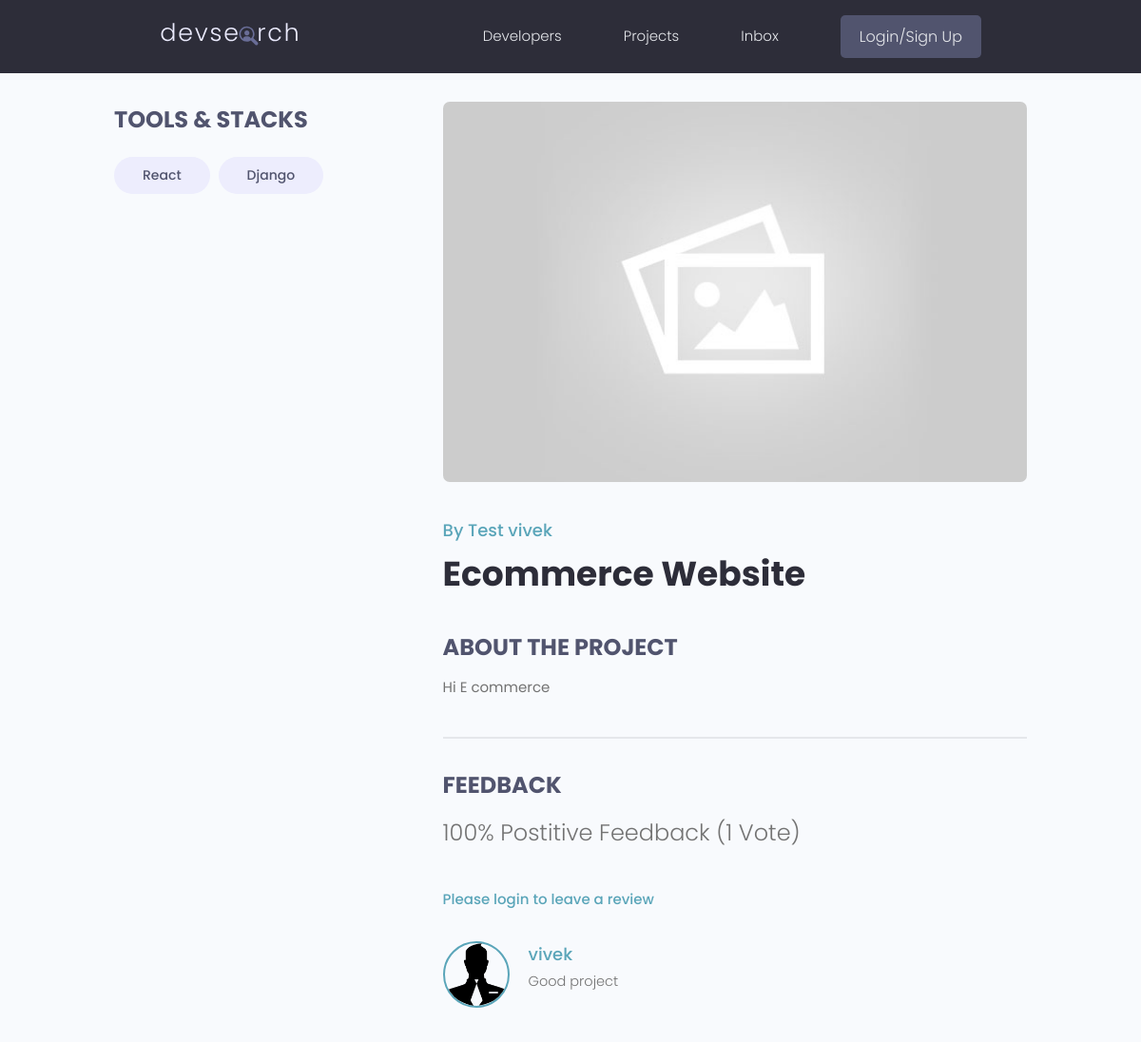
The app's page /projects/project_detail/589ab6b6-e649-4490-bc71-9cc21cc7b594, older data.
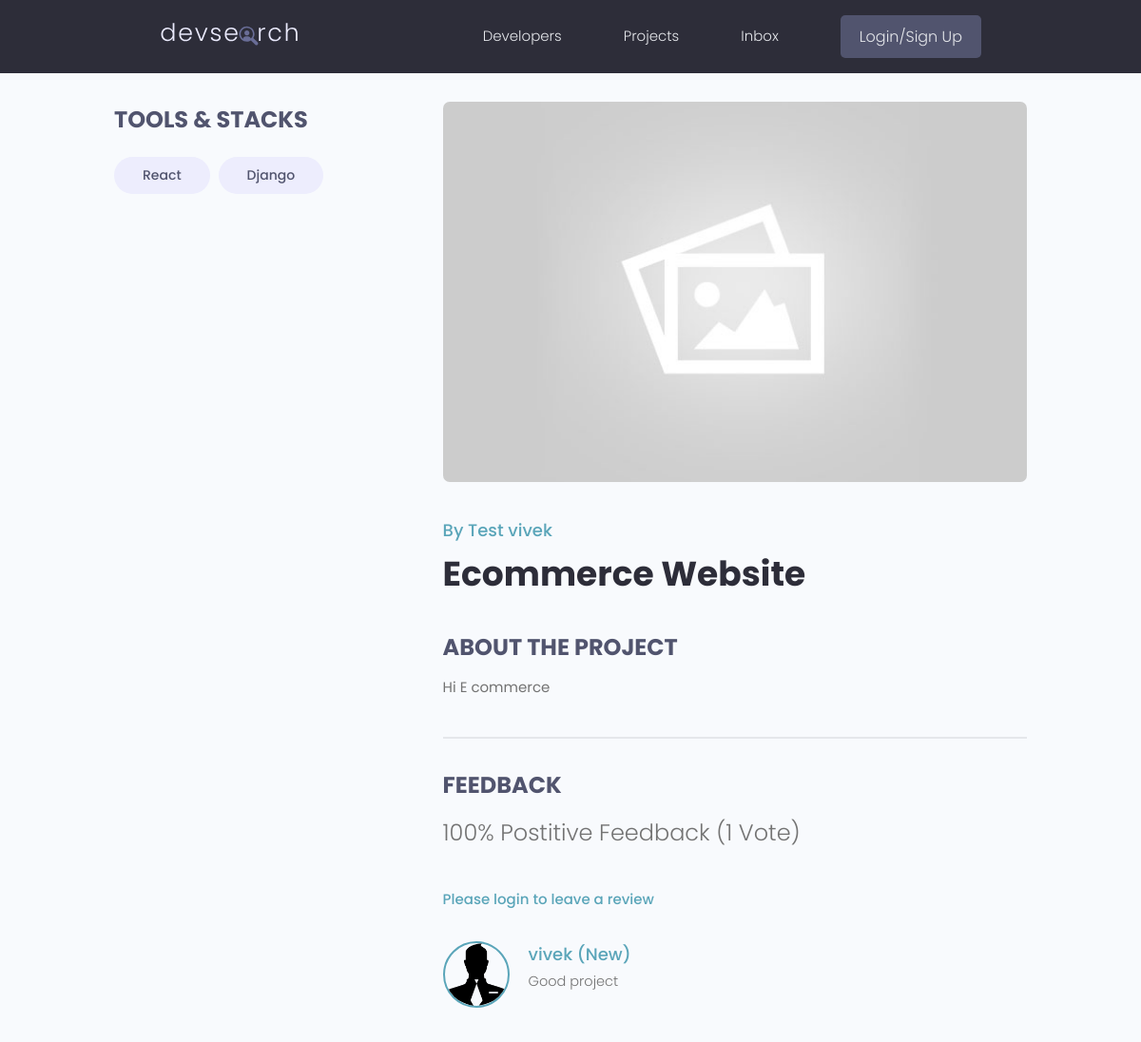
The same page, newer data.
### projects/models.py (models this page shows, shortened)
class Review(models.Model):
    VOTE_TYPE = (
        ('up', 'Up Vote'),
        ('down', 'Down Vote'),
    )
    owner = models.ForeignKey(Profile, on_delete=models.CASCADE, null=True, blank=True)
    project = models.ForeignKey(Project, on_delete=models.CASCADE)
    body = models.TextField(null=True, blank=True)
    value = models.CharField(max_length=200, choices=VOTE_TYPE)
    created = models.DateTimeField(auto_now_add=True)
    id = models.UUIDField(default=uuid.uuid4, unique=True, primary_key=True,editable=False)
    class Meta:
        unique_together = [['owner','project']]

### users/models.py (models this page shows, shortened)
class Profile(models.Model):
    user = models.OneToOneField(User, on_delete=models.CASCADE, null= True,blank=True)
    name = models.CharField(max_length=200,blank=True,null=True)
    email = models.EmailField(max_length=500,blank=True,null=True)
    username = models.CharField(max_length=200, blank=True, null=True)
    location = models.CharField(max_length=200,blank=True,null=True)
    short_intro = models.CharField(max_length=200,blank=True,null=True)
    bio = models.TextField(blank=True,null=True)
    profile_image = models.ImageField(null=True,blank=True,upload_to='profiles/', default="profiles/user-default.png")
    social_github = models.CharField(max_length=200,blank=True,null=True)
    social_stackoverflow = models.CharField(max_length=200,blank=True,null=True)
    social_twitter = models.CharField(max_length=200,blank=True,null=True)
    social_linkedin = models.CharField(max_length=200,blank=True,null=True)
    social_youtube = models.CharField(max_length=200,blank=True,null=True)
    social_instagram = models.CharField(max_length=200,blank=True,null=True)
    social_facebook = models.CharField(max_length=200,blank=True,null=True)
    social_snapchat = models.CharField(max_length=200,blank=True,null=True)
    social_website = models.CharField(max_length=200,blank=True,null=True)
    created = models.DateTimeField(auto_now_add=True)
    id = models.UUIDField(default=uuid.uuid4, unique=True, primary_key=True,editable=False)
    @property
    def imageURL(self):
        try:
            url = self.profile_image.url
        except:
            url = ''
        return url
    class Meta:
        ordering = ['created']

### projects/views.py (the view, shortened to what this page needs)
# urls.py: path('project_detail/<str:pk>',views.project,name='project'),
def project(request,pk):
    projectObj = Project.objects.get(id=pk)
    form = ReviewForm()
    return render(request,'projects/single-project.html',{'project':projectObj,
                                                        'form':form
                                                          })

### projects/models.py (called while the page is built)
    @property
    def reviewers(self):
        queryset = self.review_set.all().values_list('owner__id', flat=True)
        return queryset

    def __str__(self):
        return self.name

### projects/templates/projects/single-project.html (shortened to what this page needs)
{% extends 'main.html' %}
{% block content %}
 <main class="singleProject my-md">
    <div class="container">
      <div class="layout">
        <div class="column column--1of3">
          <h3 class="singleProject__subtitle">Tools & Stacks</h3>
          <div class="singleProject__toolStack">
            {% for tag in project.tags.all %}
            <span class="tag tag--pill tag--sub tag--lg">
              <small>{{tag}}</small>
            </span>
            {% endfor %}
          </div>
        </div>
        <div class="column column--2of3">
          <img class="singleProject__preview" src="{{project.featured_image.url}}" alt="portfolio thumbnail" />
          <a href="{% url 'user-profile' pk=project.owner.id %}" class="singleProject__developer">By {{project.owner.name}}</a>
          <h2 class="singleProject__title">{{ project.title }}</h2>
          <h3 class="singleProject__subtitle">About the Project</h3>
          <div class="singleProject__info">
            {{project.description}}
          </div>
          <div class="comments">
            <h3 class="singleProject__subtitle">Feedback</h3>
            <h5 class="project--rating">
              {{project.vote_ratio}}% Postitive Feedback ({{project.vote_total}} Vote{{project.vote_total|pluralize:"s"}})
            </h5>
            {% if request.user.profile.id in project.reviewers %}
              <p> You have already submitted your review for this project </p>
              {% elif request.user.profile == project.owner%}
                <p> You can not review your own work </p>
              {% else %}
                <a href="{% url 'login' %}?next={{request.path}}"> Please login to leave a review </a>
            {% endif %}
            <div class="commentList">
              {% for review in project.review_set.all %}
              {% if review.body %}
                <div class="comment">
                  <a href="{% url 'user-profile' pk=review.owner.id %}">
                    <img class="avatar avatar--md"
                      src="{{review.owner.imageURL}}" alt="user" />
                  </a>
                  <div class="comment__details">
                    <a href="{% url 'user-profile' pk=review.owner.id %}" class="comment__author">
                      {{review.owner.name}}
                    </a>
                    <p class="comment__info">
                      {{review.body|linebreaksbr}}
                    </p>
                  </div>
                </div>
                {% endif %}
              {% endfor %}
            </div>
          </div>
        </div>
      </div>
    </div>
  </main>
{% endblock content %}

Row changes from the older to the newer data that the page shows:
changed through a linked row, Review "Good project": owner.name "vivek" → "vivek (New)"
